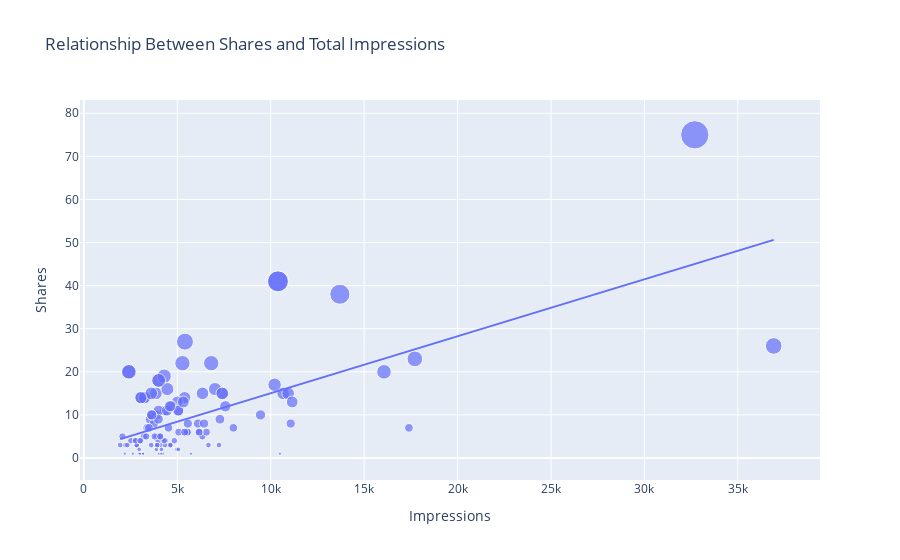

Notebook code cell kept with this figure:
### Markdown cell above
**Look at the relationship between the number of shares and the number of impressions**

### Code cell
figure = px.scatter(data_frame = data, x="Impressions",
                    y="Shares", size="Shares", trendline="ols", 
                    title = "Relationship Between Shares and Total Impressions")
figure.show()
